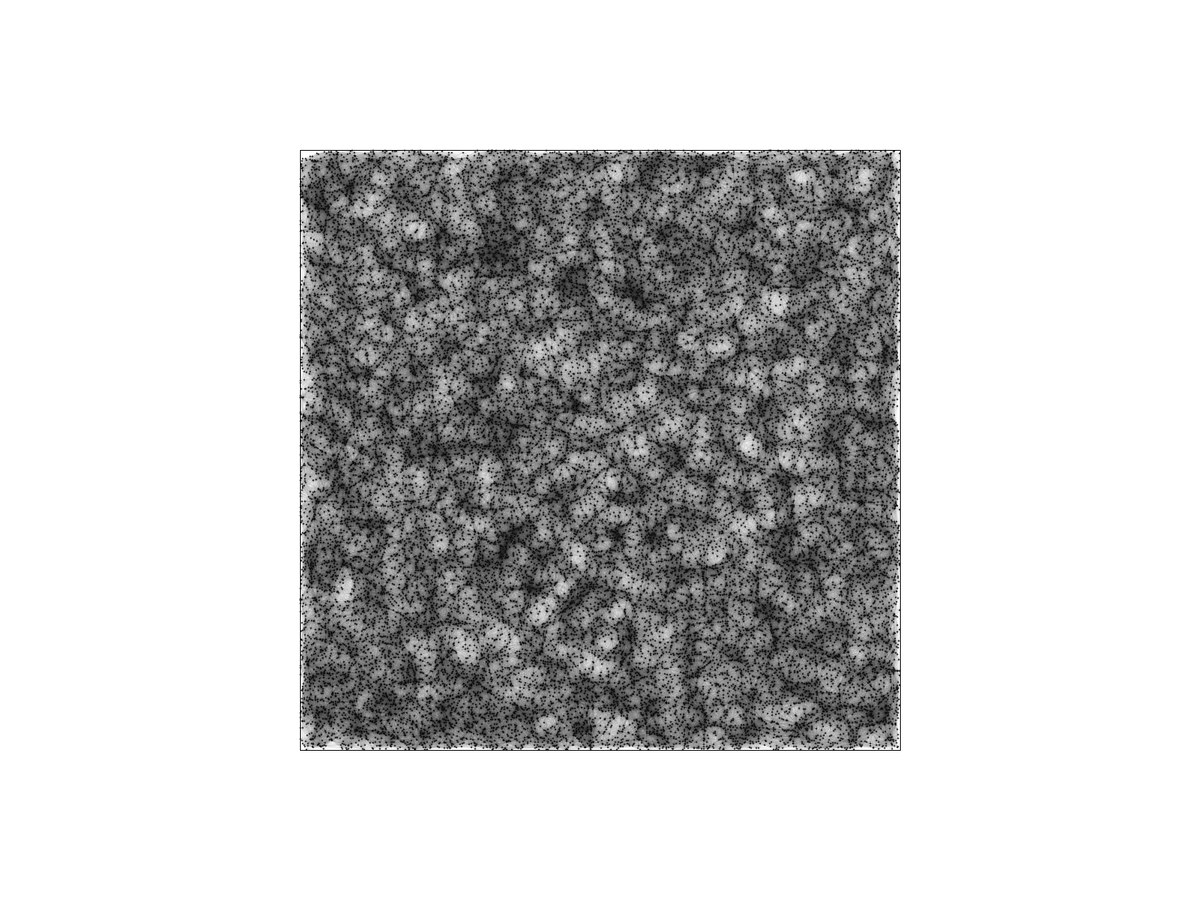
Frame 1 (no input)
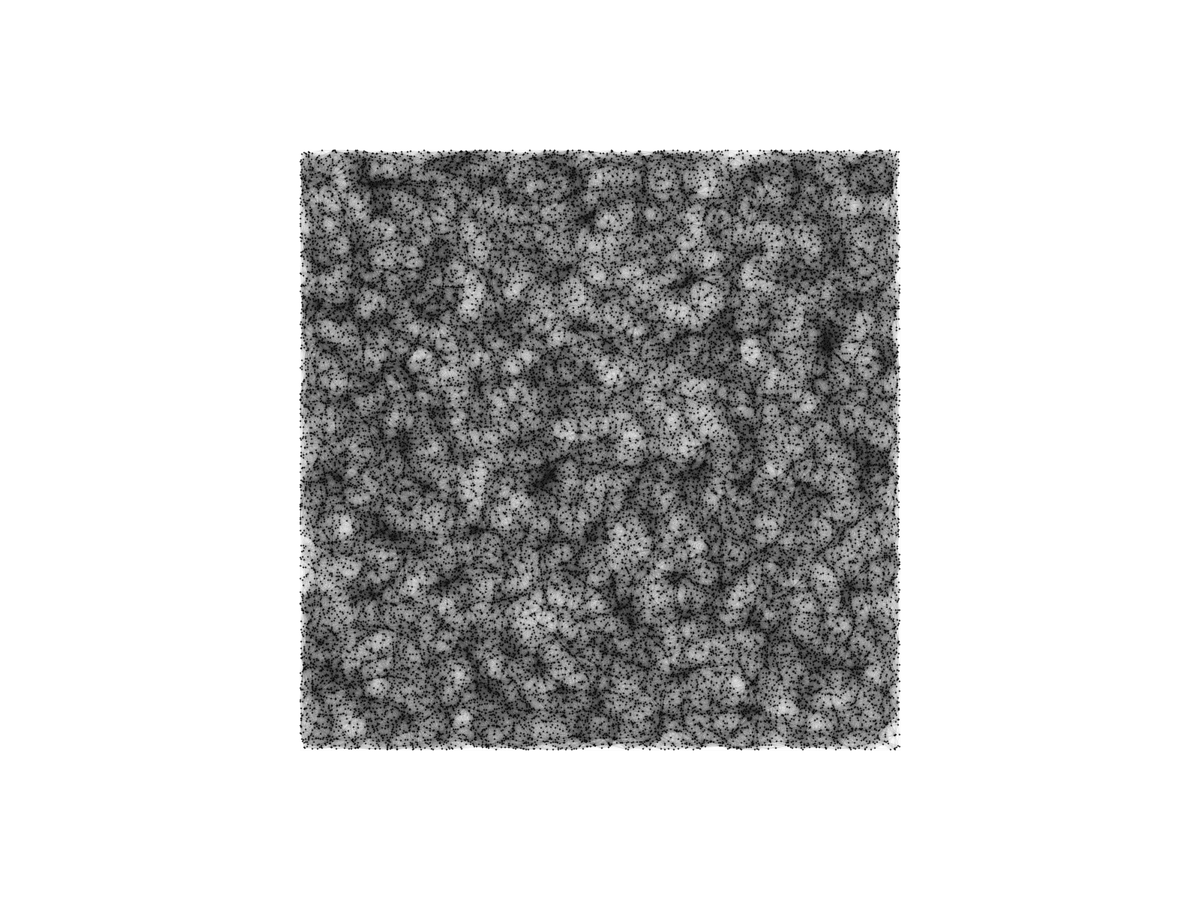
Frame 2 (the mouse pressed at the canvas centre, redrawn once)

The Processing sketch that drew these frames (run headless with seeded random() and noise(); the mouse was pressed at the canvas centre and the sketch redrawn once):

// Processing sketch: genPointsSweepCellSquare
// ── genPointsSweepCellSquare.pde
import java.util.Comparator;
import java.util.Collections;
//canvas beginning point x,y
int rectX = 0;
int rectY = 0;
//canvas width [square(width)>dense], for 128000, minWidth is 358
int rectW = 800;
int dense = 32000;
int avgD = 128;
float r = sqrt(avgD*rectW*rectW/dense/PI);

class Vertex{
  float x;
  float y;
  ArrayList<Vertex> edges;
  
  public Vertex(){
    this.x = 0;
    this.y = 0;
    this.edges = new ArrayList<Vertex>();
  }
}

class VertexCmp implements Comparator<Vertex>{
    @Override
    public int compare(Vertex v1, Vertex v2) {
        if(v1.x > v2.x){
            return 1;
        }else if(v1.x==v2.x){
          if(v1.y>=v2.y){
            return 1;
          }else{
            return -1;
          }
        }else {
            return -1;
        }
    }
}

void setup(){
  fullScreen();
  smooth();
  noLoop();
}

void draw(){
  ArrayList<Vertex> vertexs = new ArrayList<Vertex>();
  setCanvas();
  genPoints(vertexs);//testPoints(vertexs);
  conPointsBound(vertexs);//testSort(vertexs);
  testRGG(vertexs);
}

void setCanvas(){
  background(255);
  rectX = (displayWidth-rectW)/2;
  rectY = (displayHeight-rectW)/2;
  rect(rectX,rectY,rectW,rectW);
}

void genPoints(ArrayList<Vertex> vertexs){
  stroke(0);
  strokeWeight(2);
  for(int i=0;i<dense;i++){
    Vertex vertex = new Vertex();
    float x,y;
    x=random(0,rectW);
    y=random(0,rectW);
    point(rectX+x,rectY+y);
    vertex.x = x;
    vertex.y = y;
    vertexs.add(vertex);
  }
}

void conPointsBound(ArrayList<Vertex> vertexs){
  Collections.sort(vertexs, new VertexCmp());
  stroke(0,30);
  strokeWeight(0.1);
  for(Vertex vertex : vertexs){
    int i = vertexs.indexOf(vertex);
    while(i<vertexs.size()&&abs(vertex.x-vertexs.get(i).x)<=r){
      if(abs(vertex.y-vertexs.get(i).y)>r){
        i++;
      }else{
        if(sqrt(sq(abs(vertex.x-vertexs.get(i).x))+sq(abs(vertex.y-vertexs.get(i).y)))<=r){
            line(rectX+vertex.x,rectY+vertex.y,rectX+vertexs.get(i).x,rectY+vertexs.get(i).y);
            vertex.edges.add(vertexs.get(i));
            vertexs.get(i).edges.add(vertex);
        }
        i++;
      }
    }
  }
}

void testPoints(ArrayList<Vertex> vertexs){
  int num = 0;
  for(Vertex vertex : vertexs){
    num++;
  }
  println("Num is:"+num);
}

void testSort(ArrayList<Vertex> vertexs){
  for(Vertex vertex : vertexs){
    println(vertex.x+" "+vertex.y);
  }
}

void testRGG(ArrayList<Vertex> vertexs){
  println("Exiting at " + millis()/1000.0 + " seconds");
  int min=100000;
  int max=0;
  int sum=0;
  int[] dgrNum = new int[500];
  for(Vertex vertex : vertexs){
    int dgr = vertex.edges.size();
    if(dgr>max)max=dgr;
    if(dgr<min)min=dgr;
    sum+=dgr;
    dgrNum[dgr]++;
  }
  //for(int i = 0; i<100;i++)if(dgrNum[i]!=0)println(i+"\t"+dgrNum[i]);
  println("avg:"+sum/dense);
  println("M:"+sum);
  println("min:"+min);
  println("max:"+max);
}
